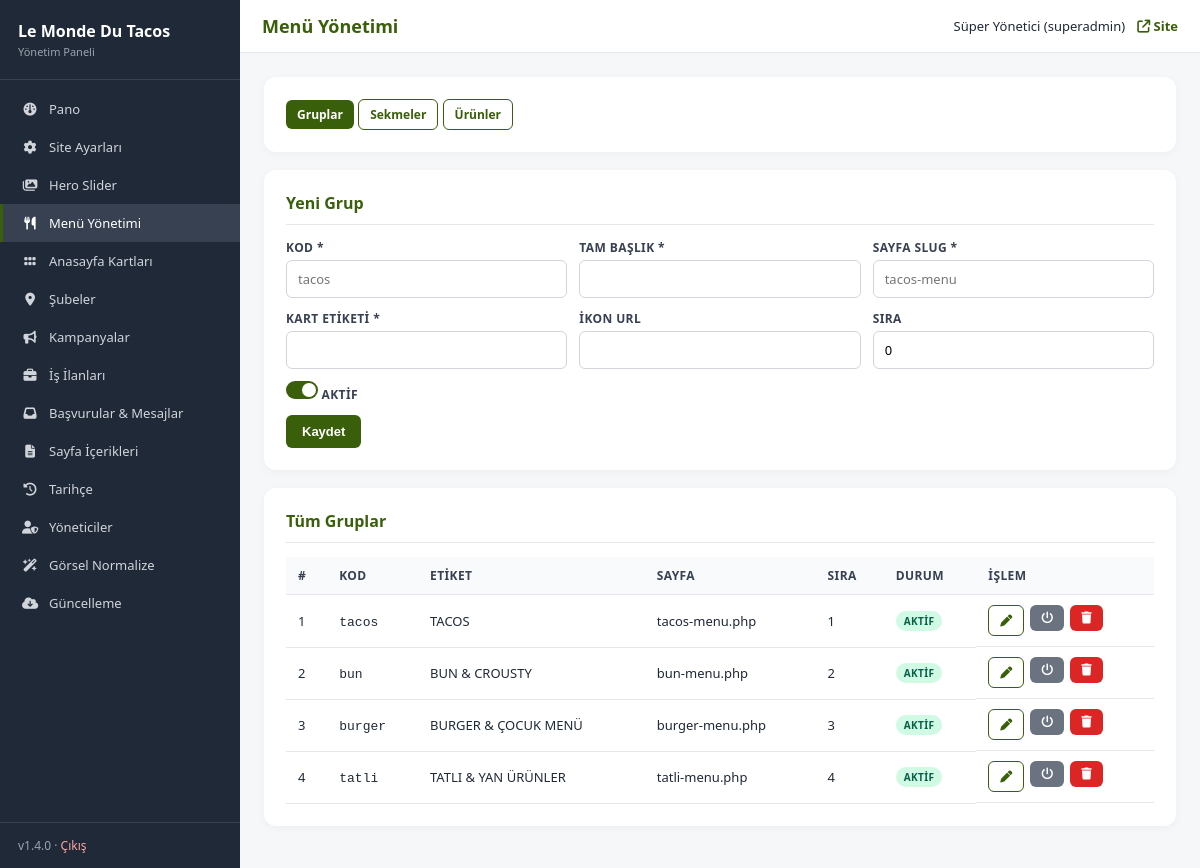
The app's page /admin/menu.php?tab=groups (signed in) with its own data.
### tables this page shows
CREATE TABLE IF NOT EXISTS menu_groups (
    id          INT UNSIGNED AUTO_INCREMENT PRIMARY KEY,
    code        VARCHAR(40) NOT NULL UNIQUE,            
    title       VARCHAR(120) NOT NULL,                  
    label       VARCHAR(120) NOT NULL,                  
    icon        VARCHAR(255) NULL,                      
    page_slug   VARCHAR(60) NOT NULL,                   
    sort_order  INT NOT NULL DEFAULT 0,
    is_active   TINYINT(1) NOT NULL DEFAULT 1
);

### includes/functions.php (called while the page is built, shortened)
<?php
require_once __DIR__ . '/db.php';
function e(?string $s): string {
    return htmlspecialchars((string)($s ?? ''), ENT_QUOTES | ENT_SUBSTITUTE, 'UTF-8');
}
function admin_check(): bool {
    return true;
}
function admin_user(): ?array {
    $stmt = db()->prepare("SELECT id, username, name, email, role FROM admin_users WHERE id = ? AND is_active = 1");
    $stmt->execute([$_SESSION['admin_id']]);
    $cache = $stmt->fetch() ?: null;
    return $cache;
}

### includes/db.php (called while the page is built, shortened)
<?php
function db(): PDO {
    static $pdo = null;
    if ($pdo instanceof PDO) {
        return $pdo;
    }
    $dsn = sprintf(
        'mysql:host=%s;dbname=%s;charset=%s',
        DB_HOST,
        DB_NAME,
        DB_CHARSET
    );
    try {
        $pdo = new PDO($dsn, DB_USER, DB_PASS, [
            PDO::ATTR_ERRMODE            => PDO::ERRMODE_EXCEPTION,
            PDO::ATTR_DEFAULT_FETCH_MODE => PDO::FETCH_ASSOC,
            PDO::ATTR_EMULATE_PREPARES   => false,
            PDO::MYSQL_ATTR_INIT_COMMAND => "SET NAMES " . DB_CHARSET . " COLLATE utf8mb4_unicode_ci",
        ]);
    } catch (PDOException $e) {
        if (DEBUG) {
            die('DB error: ' . htmlspecialchars($e->getMessage(), ENT_QUOTES, 'UTF-8'));
        }
        error_log('DB connection failed: ' . $e->getMessage());
        die('Veritabanı bağlantısı kurulamadı. Lütfen daha sonra tekrar deneyin.');
    }
    return $pdo;
}

### admin/menu.php (the view, shortened to what this page needs)
<?php
$page_h = 'Menü Yönetimi';
require __DIR__ . '/_header.php';
$tab = $_GET['tab'] ?? 'items';
$pdo = db();
$groups = $pdo->query("SELECT * FROM menu_groups ORDER BY sort_order, id")->fetchAll();
$editRow = null;
?>
<div class="card">
  <h2 style="border:0;padding:0;margin:0">
    <a href="?tab=groups"     class="btn btn-sm <?= $tab==='groups'?'':'btn-line' ?>">Gruplar</a>
    <a href="?tab=categories" class="btn btn-sm <?= $tab==='categories'?'':'btn-line' ?>">Sekmeler</a>
    <a href="?tab=items"      class="btn btn-sm <?= $tab==='items'?'':'btn-line' ?>">Ürünler</a>
  </h2>
</div>
<?php if ($tab === 'groups'): ?>
  <div class="card">
    <h2><?= $editRow ? 'Grup Düzenle' : 'Yeni Grup' ?></h2>
    <form method="post">
      <div class="grid-3">
        <div class="row"><label>Kod *</label><input type="text" name="code" value="<?= e($editRow['code'] ?? '') ?>" required placeholder="tacos"></div>
        <div class="row"><label>Tam Başlık *</label><input type="text" name="title" value="<?= e($editRow['title'] ?? '') ?>" required></div>
        <div class="row"><label>Sayfa Slug *</label><input type="text" name="page_slug" value="<?= e($editRow['page_slug'] ?? '') ?>" required placeholder="tacos-menu"></div>
      </div>
      <div class="grid-3">
        <div class="row"><label>Kart Etiketi *</label><input type="text" name="label" value="<?= e($editRow['label'] ?? '') ?>" required></div>
        <div class="row"><label>İkon URL</label><input type="text" name="icon" value="<?= e($editRow['icon'] ?? '') ?>"></div>
        <div class="row"><label>Sıra</label><input type="number" name="sort_order" value="<?= (int)($editRow['sort_order'] ?? 0) ?>"></div>
      </div>
      <div class="row"><label class="toggle"><input type="checkbox" name="is_active" value="1"<?= ($editRow['is_active'] ?? 1) ? ' checked':'' ?>> Aktif</label></div>
      <button class="btn">Kaydet</button>
    </form>
  </div>
  <div class="card">
    <h2>Tüm Gruplar</h2>
    <table>
      <thead><tr><th>#</th><th>Kod</th><th>Etiket</th><th>Sayfa</th><th>Sıra</th><th>Durum</th><th>İşlem</th></tr></thead>
      <tbody>
      <?php foreach ($groups as $g): ?>
        <tr>
          <td><?= (int)$g['id'] ?></td>
          <td><code><?= e($g['code']) ?></code></td>
          <td><?= e($g['label']) ?></td>
          <td><?= e($g['page_slug']) ?>.php</td>
          <td><?= (int)$g['sort_order'] ?></td>
          <td><span class="badge <?= $g['is_active']?'b-on':'b-off' ?>"><?= $g['is_active']?'Aktif':'Pasif' ?></span></td>
          <td class="actions">
            <a class="btn btn-sm btn-line" href="?tab=groups&edit=<?= $g['id'] ?>"><i class="fa-solid fa-pen"></i></a>
            <form method="post" style="display:inline"><button class="btn btn-sm btn-secondary"><i class="fa-solid fa-power-off"></i></button></form>
            <form method="post" data-confirm="Bu grup ve içindeki tüm sekme/ürünler silinecek. Emin misiniz?" style="display:inline"><button class="btn btn-sm btn-danger"><i class="fa-solid fa-trash"></i></button></form>
          </td>
        </tr>
      <?php endforeach; ?>
      </tbody>
    </table>
  </div>
<?php endif; ?>
<?php require __DIR__ . '/_footer.php'; ?>

### admin/_header.php (shortened to what this page needs)
<?php
require_once __DIR__ . '/../includes/functions.php';
$cu = admin_user();
$nav_items = [
    ['index.php',                  'Pano',                'fa-gauge'],
    ['settings.php',               'Site Ayarları',       'fa-gear'],
    ['slider.php',                 'Hero Slider',         'fa-images'],
    ['menu.php',                   'Menü Yönetimi',       'fa-utensils'],
    ['promo-cards.php',            'Anasayfa Kartları',   'fa-grip'],
    ['branches.php',               'Şubeler',             'fa-location-dot'],
    ['campaigns.php',              'Kampanyalar',         'fa-bullhorn'],
    ['jobs.php',                   'İş İlanları',         'fa-briefcase'],
    ['applications.php',           'Başvurular & Mesajlar','fa-inbox'],
    ['pages.php',                  'Sayfa İçerikleri',    'fa-file-lines'],
    ['timeline.php',               'Tarihçe',             'fa-clock-rotate-left'],
    ['users.php',                  'Yöneticiler',         'fa-user-shield'],
    ['normalize-images.php',       'Görsel Normalize',    'fa-wand-magic-sparkles'],
    ['update.php',                 'Güncelleme',          'fa-cloud-arrow-down'],
];
$current = basename($_SERVER['PHP_SELF']);
$page_h  = $page_h ?? 'Pano';
?><!doctype html>
<html lang="tr">
<head>
<link rel="stylesheet" href="https://cdnjs.cloudflare.com/ajax/libs/font-awesome/6.5.0/css/all.min.css">
</head>
<body>
<div class="app">
  <aside class="sb">
    <div class="sb-head">
      <div class="brand">Le Monde Du Tacos</div>
      <div class="sub">Yönetim Paneli</div>
    </div>
    <nav class="sb-nav">
      <?php foreach ($nav_items as [$href, $label, $icon]): ?>
        <a href="<?= e($href) ?>" class="<?= $current === $href ? 'active' : '' ?>">
          <i class="fa-solid <?= e($icon) ?>"></i>
          <span><?= e($label) ?></span>
        </a>
      <?php endforeach; ?>
    </nav>
    <div class="sb-foot">
      v<?= APP_VERSION ?> &middot; <a href="logout.php">Çıkış</a>
    </div>
  </aside>
  <div class="main">
    <header class="tb">
      <h1><?= e($page_h) ?></h1>
      <div class="user">
        <span><?= e($cu['name']) ?> (<?= e($cu['role']) ?>)</span>
        <a href="/" target="_blank"><i class="fa-solid fa-arrow-up-right-from-square"></i> Site</a>
      </div>
    </header>
    <main class="cnt">

### admin/_header.php (style rules this page uses)
* { box-sizing:border-box;margin:0;padding:0 }
body { font-family:system-ui,-apple-system,Segoe UI,Roboto,Arial,sans-serif;background:#f6f7f9;color:#1f2937;font-size:14px }
.app { display:flex;min-height:100vh }
.sb { width:240px;background:#1f2937;color:#e5e7eb;flex-shrink:0;display:flex;flex-direction:column }
.sb-head { padding:20px 18px;border-bottom:1px solid #374151 }
.sb-head .brand { font-size:16px;font-weight:700;color:#fff;margin-bottom:2px }
.sb-head .sub { font-size:11px;color:#9ca3af }
.sb-nav { flex:1;padding:10px 0;overflow-y:auto }
.sb-nav a { display:flex;align-items:center;gap:10px;padding:10px 18px;color:#d1d5db;text-decoration:none;font-size:13px;border-left:3px solid transparent;transition:.15s }
.sb-nav a.active { background:#374151;color:#fff;border-left-color:#3A5F0B }
.sb-nav a i { width:18px;text-align:center;font-size:13px }
.sb-foot { padding:14px 18px;border-top:1px solid #374151;font-size:12px;color:#9ca3af }
.sb-foot a { color:#fca5a5;text-decoration:none }
.main { flex:1;display:flex;flex-direction:column;min-width:0 }
.tb { background:#fff;padding:14px 22px;display:flex;align-items:center;justify-content:space-between;border-bottom:1px solid #e5e7eb }
.tb h1 { font-size:18px;color:#3A5F0B }
.tb .user { display:flex;align-items:center;gap:12px;font-size:13px }
.tb .user a { color:#3A5F0B;font-weight:600;text-decoration:none }
.cnt { padding:24px;flex:1 }
.card { background:#fff;border-radius:12px;padding:22px;box-shadow:0 2px 8px rgba(0,0,0,.04);margin-bottom:18px }
.card h2 { font-size:16px;color:#3A5F0B;margin-bottom:14px;padding-bottom:10px;border-bottom:1px solid #e5e7eb }
.btn { display:inline-block;background:#3A5F0B;color:#fff;border:0;border-radius:6px;padding:9px 16px;font-size:13px;font-weight:600;cursor:pointer;text-decoration:none;transition:.15s }
.btn-sm { padding:6px 11px;font-size:12px }
.btn-secondary { background:#6b7280 }
.btn-danger { background:#dc2626 }
.btn-line { background:#fff;color:#3A5F0B;border:1px solid #3A5F0B }
table { width:100%;border-collapse:collapse }
th,td { text-align:left;padding:10px 12px;font-size:13px;border-bottom:1px solid #e5e7eb;vertical-align:middle }
th { background:#f9fafb;font-weight:700;color:#374151;font-size:12px;text-transform:uppercase;letter-spacing:.4px }
.row { margin-bottom:12px }
.row label { display:block;font-size:12px;font-weight:700;color:#374151;margin-bottom:4px;text-transform:uppercase;letter-spacing:.4px }
.row input[type=text],.row input[type=email],.row input[type=tel],.row input[type=password],.row input[type=number],.row input[type=date],.row input[type=url],.row select,.row textarea { width:100%;padding:9px 11px;border:1px solid #d1d5db;border-radius:6px;font-size:13px;font-family:inherit }
.grid-3 { display:grid;grid-template-columns:repeat(3,1fr);gap:12px }
.toggle { display:inline-flex;align-items:center;gap:6px;font-size:12px }
.toggle input { width:32px;height:18px;-webkit-appearance:none;appearance:none;background:#d1d5db;border-radius:9px;position:relative;cursor:pointer;transition:.2s }
.toggle input::before { content:'';position:absolute;width:14px;height:14px;background:#fff;border-radius:50%;top:2px;left:2px;transition:.2s }
.toggle input:checked { background:#3A5F0B }
.toggle input:checked::before { left:16px }
.badge { display:inline-block;padding:3px 8px;border-radius:99px;font-size:10px;font-weight:700;letter-spacing:.4px;text-transform:uppercase }
.b-on { background:#d1fae5;color:#065f46 }
.actions { display:flex;gap:6px;flex-wrap:wrap }
.actions form { display:inline }

### records on screen
menu_groups: id "1", code "tacos", label "TACOS", page_slug "tacos-menu", sort_order "1", is_active "AKTIF"
menu_groups: id "2", code "bun", label "BUN & CROUSTY", page_slug "bun-menu", sort_order "2", is_active "AKTIF"
menu_groups: id "3", code "burger", label "BURGER & ÇOCUK MENÜ", page_slug "burger-menu", sort_order "3", is_active "AKTIF"
menu_groups: id "4", code "tatli", label "TATLI & YAN ÜRÜNLER", page_slug "tatli-menu", sort_order "4", is_active "AKTIF"

### other values on screen
$label "Pano"
$label "Site Ayarları"
$label "Hero Slider"
$label "Menü Yönetimi"
$label "Anasayfa Kartları"
$label "Şubeler"
$label "Kampanyalar"
$label "İş İlanları"
$label "Başvurular & Mesajlar"
$label "Sayfa İçerikleri"
$label "Tarihçe"
$label "Yöneticiler"
$label "Görsel Normalize"
$label "Güncelleme"
APP_VERSION "1.4.0"
